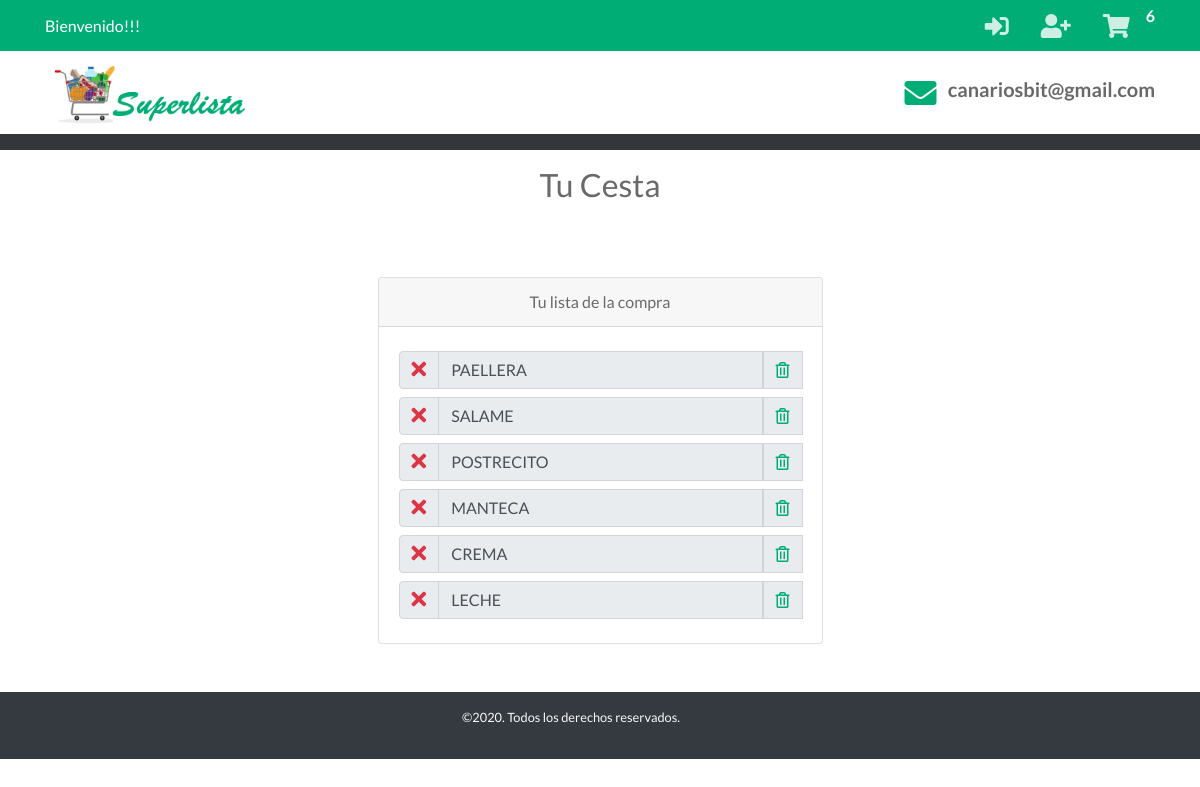
The page /cart on the database its author committed.
### tables this page shows
CREATE TABLE "Cesta" (
	"Id"	INTEGER NOT NULL PRIMARY KEY AUTOINCREMENT UNIQUE,
	"Id_Usuario"	INTEGER NOT NULL,
	"Item"	INTEGER NOT NULL,
	"Tachar"	INTEGER,
	"ProductoId"	INTEGER,
FOREIGN KEY("ProductoId") REFERENCES "Productos"("Id")
);

### app.py (the view)
@app.route('/cart')  # Ruta Mi Cesta
def cart():
    cantCarrito()
    if 'nombre' in session:
        items = getAllCesta()
        g.db.close()
        return render_template('carrito.html', items=items)
    else:
        items = getAllCesta()
        g.db.close()
        return render_template('carrito_home.html', items=items)

### app.py (called while the page is built)
def get_db():
    db = getattr(g, '_database', None)
    if db is None:
        db = g._database = sqlite3.connect('database1.db')
    return db

@app.teardown_appcontext
def close_connection(exception):
    db = getattr(g, '_database', None)
    if db is not None:
        db.close()

def conectar_db():
    return sqlite3.connect('database1.db')

def getAllCesta():
    if 'nombre' in session:
        id = session['id']
    else:
        id = -1
    g.db = conectar_db()
    consulta = 'SELECT * FROM Cesta WHERE (Id_usuario = ?)'
    cur = g.db.execute(consulta, [id])
    items = [dict(Id=row[0], Id_Usuario=row[1], Item_nombre=row[2], Tachar=row[3], ProductoId=row[4])
             for row in cur.fetchall()]
    g.db.close()
    return items

def cantCarrito():
    if 'nombre' in session:
        id_usuario = session['id']
    else:
        id_usuario = -1
    db = get_db()
    cur = db.cursor()
    find_prod = (
        "SELECT COUNT(Id) FROM Cesta WHERE Id_Usuario = ?")
    cur.execute(find_prod, [(id_usuario)])
    resultado = cur.fetchone()
    session['carrito'] = resultado[0]
    return session['carrito']

### templates/carrito_home.html (shortened to what this page needs)
<!doctype html>
<html lang="en">
<head>
    <link rel="stylesheet" href="{{ url_for('static', filename='css/bootstrap.min.css') }}">
    <link rel="stylesheet" href="{{ url_for('static', filename='css/all.css') }}">
    <link rel="stylesheet" href="{{ url_for('static', filename='css/swiper.min.css') }}">
    <link rel="stylesheet" href="{{ url_for('static', filename='css/venobox.css') }}">
    <link rel="stylesheet" href="{{ url_for('static', filename='css/jarallax.css') }}">
    <link rel="stylesheet" href="{{ url_for('static', filename='js/pickadate.js/themes/default.css') }}">
    <link rel="stylesheet" href="{{ url_for('static', filename='js/pickadate.js/themes/default.date.css') }}">
    <link rel="stylesheet" href="{{ url_for('static', filename='js/pickadate.js/themes/default.time.css') }}">
    <link rel="stylesheet" href="{{ url_for('static', filename='css/estilos.css') }}">
    <link rel="stylesheet" href="{{url_for('static', filename='css/main.css')}}">
</head>
<body>
    <section id="barra-contacto" class="bg-primary text-white py-3 py-lg-1 text-center">
        <div class="container">
            <div class="row justify-content-sm-between align-items-sm-center">
                <div class="col-12 col-sm-auto">
                    <MARQUEE>Bienvenido!!!</MARQUEE>
                </div>
                <div class="col-12 col-sm-auto">
                    <ul class="redes-sociales list-unstyled d-inline-flex mb-0">
                        <li><a href="{{ url_for('login') }}"><i class="fas fa-sign-in-alt"></i></i></a></li>
                        <li><a href="{{ url_for('registrarse') }}"><i class="fas fa-user-plus"></i></i></a></li>
                        <div>
                            <li><a href="/cart"><i class="fas fa-shopping-cart"></i></a></li>
                        </div>
                        <span id="cantidad"> <strong>{{ session['carrito'] }}</strong></span>
                    </ul>
                </div>
            </div>
        </div>
    </section>
     <section id="detalles-encabezado" class="d-none d-md-block py-2">
        <div class="container">
            <div class="row justify-content-md-between align-items-md-center">
                <div class="col-auto">
                    <a href="/" class="logo">
                        <img src="{{ url_for('static', filename='images/logo.png') }}" alt="Logo del sitio" width="200" class="img-fluid">
                    </a>
                </div>
                <div class="col-auto">
                    <i class="fas fa-envelope fa-2x align-middle text-primary"></i>
                    <span class="font-weight-bold h5 ml-2">canariosbit@gmail.com</span>
                </div>
            </div>
        </div>
    </section>
<nav id="menu-navegacion" class="navbar navbar-dark bg-secondary navbar-expand-md">
</nav>
<section>
    <div class="text h2 text-center py-3">
        <span>Tu Cesta</span>
    </div>
        <div class="container">
            <div class="row justify-content-center">
                <div class="col-5 py-5 text-center">
                    <div class="card">
                        <div class="card-header">
                            <span>Tu lista de la compra</span>
                        </div>
                        <div class="card-body ">
                            {%for item in items %}
                                <div class="input-group py-1">
                                    <div class="input-group-prepend">
                                        <div class="input-group-text">
                                            <a href="/adquirido/{{item.Id}}"><i class="{% if item.Tachar %} text-success fas fa-check {% else %} fa-lg text-danger fas fa-times  {% endif %} "></i></a>
                                        </div>
                                    </div>
                                    <input type="text" readonly="true" color="blue" class="form-control {% if item.Tachar %} tachar {% endif %}" value="{{item.Item_nombre}}">
                                    <div class="input-group-prepend">
                                        <div class="input-group-text">
                                            <a href="/DeleteArtCesta/{{item.Id}}"><i class="far fa-trash-alt text-primary"></i></a>
                                        </div>
                                    </div>
                                </div>
                        {%endfor%}
                    </div>
                </div>
            </div>
        </div>
    </div>
</section>
<footer id="pie-de-pagina" class="bg-dark  text-light text-truncate">
    <div class="container">
        <div class="row align-items-center py-2">
            <div class="col-12 col-md-6 py-2 col-xl-7 text-center text-md-right small">
                <p>©2020. Todos los derechos reservados.</p>
            </div>
        </div>
    </div>
</footer>
</body>
</html>

### static/css/all.css (style rules this page uses)
.fa, .fas, .far, .fal, .fab { -moz-osx-font-smoothing: grayscale; -webkit-font-smoothing: antialiased; display: inline-block; font-style: normal; font-variant: normal; text-rendering: auto; line-height: 1; }
.fa-lg { font-size: 1.33333em; line-height: 0.75em; vertical-align: -.0667em; }
.fa-2x { font-size: 2em; }
.fa-envelope:before { content: "\f0e0"; }
.fa-shopping-cart:before { content: "\f07a"; }
.fa-sign-in-alt:before { content: "\f2f6"; }
.fa-times:before { content: "\f00d"; }
.fa-trash-alt:before { content: "\f2ed"; }
.fa-user-plus:before { content: "\f234"; }
.far { font-family: 'Font Awesome 5 Free'; font-weight: 400; }
.fa, .fas { font-family: 'Font Awesome 5 Free'; font-weight: 900; }

### static/css/estilos.css (style rules this page uses)
html { font-size: 13px; }
body { font-family: 'Lato', sans-serif; color: #696969; }
.bg-primary { background-color: #00ad75 !important; }
.text-primary { color: #00ad75 !important; }
.bg-secondary { background-color: #35363c !important; }
.redes-sociales li a i { color: #fff; font-size: 1.5rem; padding: .6rem 1rem; opacity: .8; -webkit-transition: all .3s ease-in-out; transition: all .3s ease-in-out; }
@media (min-width: 990px) { html { font-size: 16px; } }

### rows shown on the page
Cesta: Tachar 0 (drawn), Item_nombre "PAELLERA"
Cesta: Tachar 0 (drawn), Item_nombre "SALAME"
Cesta: Tachar 0 (drawn), Item_nombre "POSTRECITO"
Cesta: Tachar 0 (drawn), Item_nombre "MANTECA"
Cesta: Tachar 0 (drawn), Item_nombre "CREMA"
Cesta: Tachar 0 (drawn), Item_nombre "LECHE"

### other values the page prints
{{ session['carrito'] }} "6"
